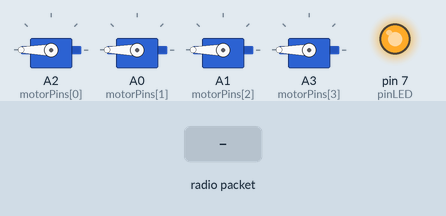
Simulated run of this sketch. Board: Arduino Uno, built with avr-gcc and run on an emulated ATmega328P. On the bench: 4 × servo, output pins drawn as LEDs (lit = HIGH). The inputs (shaded band) are chosen by the test bench. No radio packets arrive unless stated; what the sketch prints to the serial monitor is not drawn.

Above: at 0.8 s.
0.9 s: radio packet "1" arrives
Timing chart, 0 to 3.9 s (numbered marks = the images above; inputs shaded):
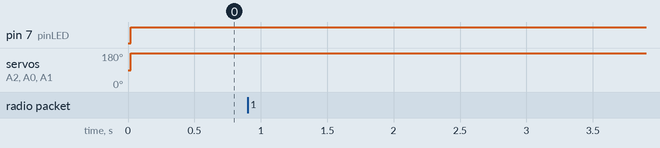

The sketch:

Calibrar_motores_Joystick_LoRa.ino
```cpp
#include <Wire.h>
#include <LoRa.h>
#include <Servo.h>

// Ciclo de ejecución de software en microsegundos (PWM)
#define usCiclo 20000 // 20000 en Servo

// Variables de LoRa
int yaw_angle_target, pitch_angle_target, roll_angle_target, throttle_target, throttle_target_map;
bool button_A4, button_A5;

// Pines para los motores
const int motorPins[4] = {A2, A0, A1, A3};
// Instancias de la clase Servo para cada motor
Servo motor1, motor2, motor3, motor4;

// Variables PWM de los motores
float ESC1, ESC2, ESC3, ESC4;
const int ESC_MIN = 950;
const int ESC_MAX = 2000;
const int pinLED = 7;

// Variables de tiempo
unsigned long loop_timer, tiempo_motores_start;

// Variable para gestionar el estado del modo actual
enum Mode { WAITING, CALIBRATION, FINISHED };
Mode currentMode = WAITING;

void setup() {
  Serial.begin(115200);
  setupLoRa();
  setupMotorsServo();

  pinMode(pinLED, OUTPUT);
  digitalWrite(pinLED, HIGH);

  Serial.println("Iniciando calibración de ESC...");
  Serial.println("Asegúrate de que no haya hélices instaladas.");
  Serial.println("Sube el throttle al máximo para comenzar la calibración...");

  while (throttle_target > 2100 || throttle_target < 1900) {
    readLoRa();
    throttle_target = map(throttle_target, 0, 1023, 900, 2000);
  }

  digitalWrite(pinLED, LOW);
}

void setupLoRa() {
  // Inicializar y configurar módulo LoRa a 433 MHz
  if (!LoRa.begin(433E6)) {
    Serial.println(F("Error al iniciar LoRa"));
    while (1);
  }
  LoRa.setSpreadingFactor(7);
  LoRa.setSignalBandwidth(125E3);
  LoRa.setCodingRate4(5);
  Serial.println(F("LoRa inicializado"));
}

void setupMotors() {
  for (int i = 0; i < 4; i++) {
    pinMode(motorPins[i], OUTPUT);
    digitalWrite(motorPins[i], LOW);
  }
  Serial.println(F("Motores inicializados"));
}

void setupMotorsServo() {
  // Asociar cada motor a su pin correspondiente
  motor1.attach(motorPins[0], ESC_MIN, ESC_MAX);
  motor2.attach(motorPins[1], ESC_MIN, ESC_MAX);
  motor3.attach(motorPins[2], ESC_MIN, ESC_MAX);
  motor4.attach(motorPins[3], ESC_MIN, ESC_MAX);

  Serial.println(F("Motores inicializados"));

  motor1.writeMicroseconds(2000);
  motor2.writeMicroseconds(2000);
  motor3.writeMicroseconds(2000);
  motor4.writeMicroseconds(2000);
}

void readLoRa() {
  int packetSize = LoRa.parsePacket();
  if (packetSize) {
    byte dataPacket[10];
    int index = 0;
    while (LoRa.available() && index < 10) {
      dataPacket[index++] = LoRa.read();
    }
    if (index == 10) {
      // Extraer datos del paquete
      yaw_angle_target = (dataPacket[0] << 8) | dataPacket[1];
      pitch_angle_target = (dataPacket[2] << 8) | dataPacket[3];
      roll_angle_target = (dataPacket[4] << 8) | dataPacket[5];
      throttle_target = (dataPacket[6] << 8) | dataPacket[7];
      button_A4 = dataPacket[8] == 1;
      button_A5 = dataPacket[9] == 1;
      // Serial.print("Throttle target: "); Serial.println(throttle_target);
    } else {
      Serial.println(F("Error en el tamaño del paquete recibido."));
    }
  }
}

void calibrateESC() {
  // Mapeo del throttle
  throttle_target_map = map(throttle_target, 0, 1023, ESC_MIN, ESC_MAX);
  Serial.print("Throttle: "); Serial.println(throttle_target_map);

  // Asignar el mismo valor a todos los motores
  ESC1 = ESC2 = ESC3 = ESC4 = throttle_target_map;

  // Tiempo de inicio del ciclo PWM
  tiempo_motores_start = micros();

  // Iniciar señales PWM (Ciclo de 20 ms para 50 Hz)
  while (micros() - tiempo_motores_start < usCiclo) {
    if (micros() - tiempo_motores_start < ESC1) digitalWrite(motorPins[0], HIGH);
    else digitalWrite(motorPins[0], LOW);

    if (micros() - tiempo_motores_start < ESC2) digitalWrite(motorPins[1], HIGH);
    else digitalWrite(motorPins[1], LOW);

    if (micros() - tiempo_motores_start < ESC3) digitalWrite(motorPins[2], HIGH);
    else digitalWrite(motorPins[2], LOW);

    if (micros() - tiempo_motores_start < ESC4) digitalWrite(motorPins[3], HIGH);
    else digitalWrite(motorPins[3], LOW);
  }
}

void calibrateESCServo() {
  // Mapeo del throttle
  throttle_target_map = map(throttle_target, 0, 1023, ESC_MIN, ESC_MAX);
  Serial.print("Throttle: "); Serial.println(throttle_target_map);

  // Asignar el mismo valor a todos los motores
  motor1.writeMicroseconds(throttle_target_map);
  motor2.writeMicroseconds(throttle_target_map);
  motor3.writeMicroseconds(throttle_target_map);
  motor4.writeMicroseconds(throttle_target_map);
}


void handleModes() {
  // Manejo del modo actual
  switch (currentMode) {
    case WAITING:
      Serial.println("Modo actual: ESPERA");
      Serial.println("Inicializando sistema...");
      //setAllPWM(0);
      // Verificar si se debe realizar calibración
      if (button_A4) {
        Serial.println("Iniciando calibración...");
        currentMode = CALIBRATION;
        return;
      }
      break;
    case CALIBRATION:
      Serial.println("Modo actual: CALIBRATION");
      calibrateESC();
      if (button_A5) {
        Serial.println("Calibración completada. Cambiando a FINISHED...");
        currentMode = FINISHED;
        return;
      }
      break;
    case FINISHED:
      Serial.println("Modo actual: FINISHED");
      digitalWrite(motorPins[0], LOW);
      digitalWrite(motorPins[1], LOW);
      digitalWrite(motorPins[2], LOW);
      digitalWrite(motorPins[3], LOW);
      // Asignar el mismo valor a todos los motores
      ESC1 = ESC2 = ESC3 = ESC4 = 800;
      // Iniciar señales PWM
      for (int i = 0; i < 4; i++) {
        digitalWrite(motorPins[i], HIGH);
      }
      tiempo_motores_start = micros();
      // Controlar señales PWM
      unsigned long endCycleTime = tiempo_motores_start + usCiclo;

      while (micros() < endCycleTime) {
        unsigned long currentTime = micros();
        if (currentTime - tiempo_motores_start >= ESC1) digitalWrite(motorPins[0], LOW);
        if (currentTime - tiempo_motores_start >= ESC2) digitalWrite(motorPins[1], LOW);
        if (currentTime - tiempo_motores_start >= ESC3) digitalWrite(motorPins[2], LOW);
        if (currentTime - tiempo_motores_start >= ESC4) digitalWrite(motorPins[3], LOW);
      }
      break;
    default:
      Serial.println("Modo actual: DESCONOCIDO");
      break;
  }
}

void loop() {
  readLoRa();

  calibrateESCServo();
  int us1 = motor1.readMicroseconds();
  int us2 = motor1.readMicroseconds();
  int us3 = motor1.readMicroseconds();
  int us4 = motor1.readMicroseconds();
  Serial.print("us1: "); Serial.println(us1);

}
```

Measured:
- after the input at 0.9 s, every drawn part: stays the same
